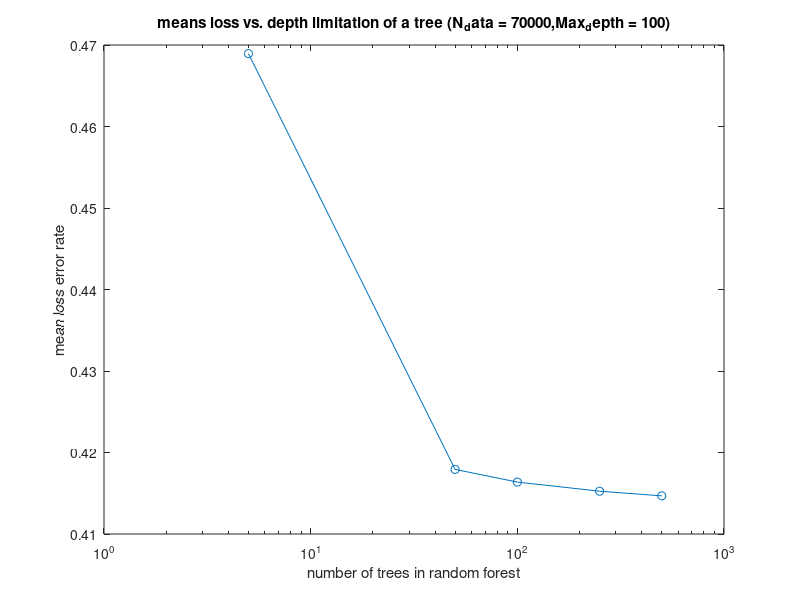
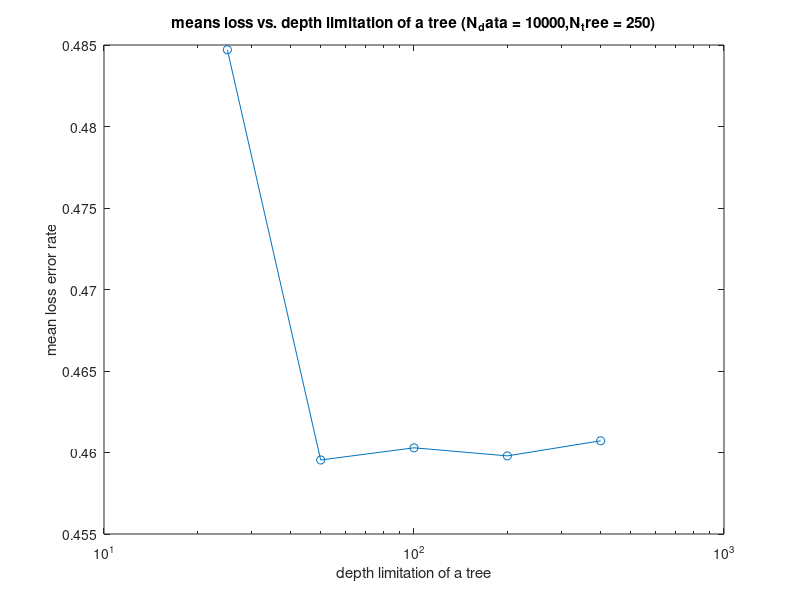

Source code (MATLAB) for these figures, in order:
errors=[ 10.11563  2.840454  2.182711  1.740675 1.584135];
mse=[ 0.4689388  0.4179256 0.4163719 0.4152518 0.4146796];
ntrees = [5 50 100 250 500];
figure;
semilogx(ntrees,mse,'o-');
xlabel('number of trees in random forest');
ylabel('mean loss error rate');
title('means loss vs. depth limitation of a tree (N_data = 70000,Max_depth = 100)');


% max depth
errors=[0.4847088 0.4595409 0.4602887  0.4597932  0.4607179];
depth=[25 50 100 200 400];
figure;
semilogx(depth,errors,'o-');
xlabel('depth limitation of a tree');
ylabel('mean loss error rate');
title('means loss vs. depth limitation of a tree (N_data = 10000,N_tree = 250)');